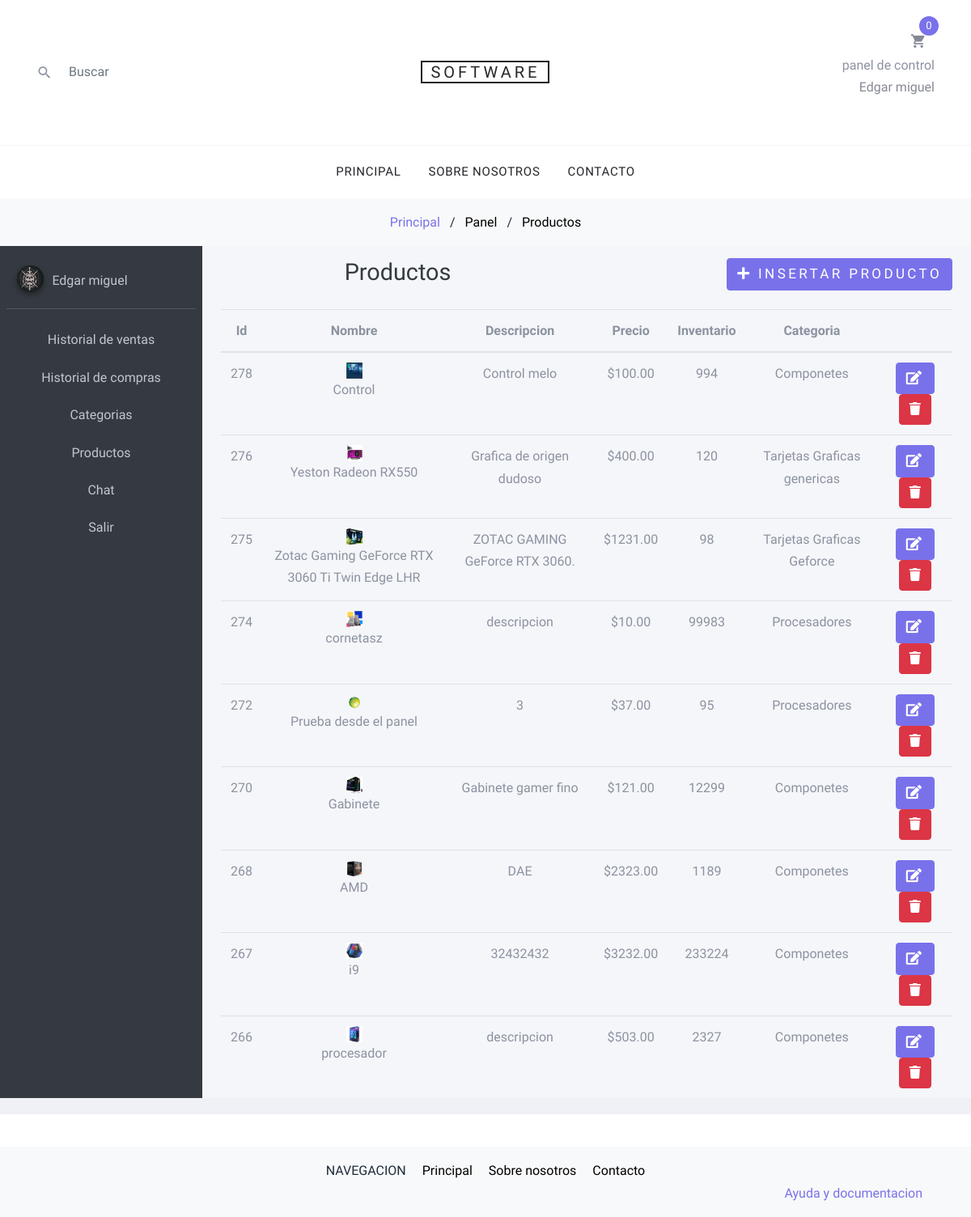
The app's page /productospanel.php (signed in), older data.
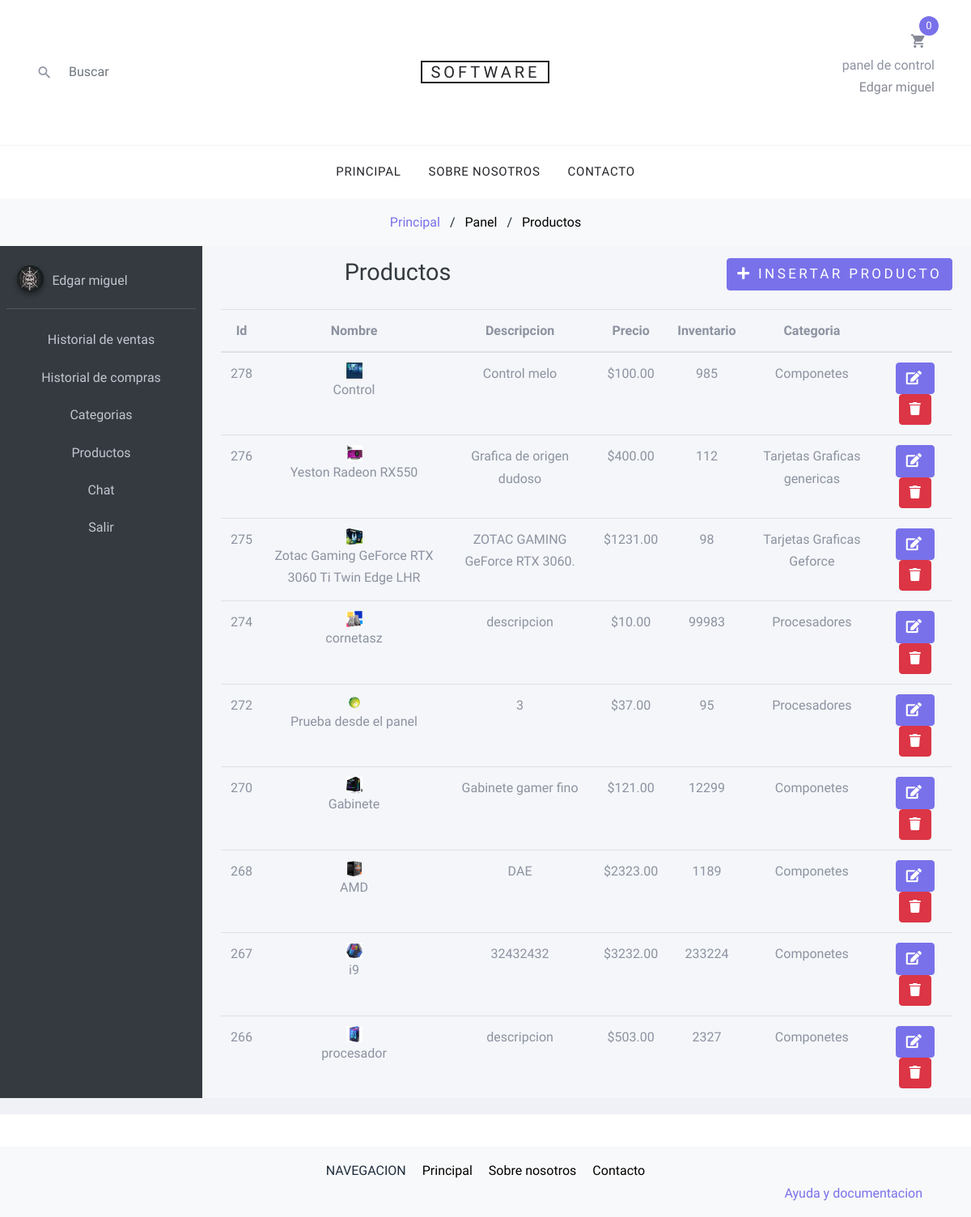
The same page, newer data.
### tables this page shows
CREATE TABLE `productos` (
  `id` int(11) NOT NULL,
  `nombre` varchar(300) NOT NULL,
  `descripcion` text NOT NULL,
  `precio` double NOT NULL,
  `imagen` varchar(200) NOT NULL,
  `inventario` int(11) NOT NULL,
  `id_categoria` int(11) NOT NULL
);

CREATE TABLE `categorias` (
  `id` int(11) NOT NULL,
  `nombre` varchar(100) NOT NULL,
  `descripcion` varchar(400) NOT NULL,
  `imagen` varchar(400) NOT NULL
);

### productospanel.php (the view, shortened to what this page needs)
<?php
  include "./php/conexion.php";
  $arregloUsuario = $_SESSION['datos_login'];
  $resultado = $conexion ->query("
    select productos.*, categorias.nombre as catego  from
    productos
    inner join categorias on productos.id_categoria = categorias.id
    order by id DESC")or die($conexion->error);
?>
<!DOCTYPE html>
<html>
<head>
  <link rel="stylesheet" href="./dashboard/plugins/fontawesome-free/css/all.min.css">
  <link rel="stylesheet" href="./dashboard/dist/css/adminlte.min.css">
    <link rel="stylesheet" href="fonts/icomoon/style.css">
    <link rel="stylesheet" href="css/bootstrap.min.css">
    <link rel="stylesheet" href="css/magnific-popup.css">
    <link rel="stylesheet" href="css/jquery-ui.css">
    <link rel="stylesheet" href="css/owl.carousel.min.css">
    <link rel="stylesheet" href="css/owl.theme.default.min.css">
    <link rel="stylesheet" href="css/aos.css">
    <link rel="stylesheet" href="css/style.css">
 <link rel="stylesheet" href="ccs/estilos.css">
</head>
<body >
<div class="wrapper">
  <?php include "./layouts/header.php";?>
  <div class="bg-light py-3">
      <div class="container">
        <div class="row">
          <div class="col-md-12 mb-0"><a href="index.php">Principal</a> <span class="mx-2 mb-0">/</span>
           <strong class="text-black">Panel</strong>
           <span class="mx-2 mb-0">/</span> <strong class="text-black">Productos</strong></div>
        </div>
      </div>
    </div>
  <div class="wrapper">
  <?php include "./layouts/admin/header.php"; ?>
  <div class="content-wrapper">
    <div class="content-header">
      <div class="container-fluid">
        <div class="row mb-2">
          <div class="col-sm-6">
            <h1 class="m-0 text-dark">Productos</h1>
          </div>
          <div class="col-sm-6 text-right">
             <button type="button" class="btn btn-primary" data-toggle="modal" data-target="#exampleModal">
              <i class="fa fa-plus"></i> Insertar Producto
            </button>
          </div>
        </div>
      </div>
    </div>
    <section class="content">
      <div class="container-fluid">
          <table class="table">
            <thead>
              <tr>
                <th>Id</th>
                <th>Nombre</th>
                <th>Descripcion</th>
                <th>Precio</th>
                <th>Inventario</th>
                <th>Categoria</th>
                <th></th>
              </tr>
            </thead>
            <tbody>
                  <?php
                    while($f = mysqli_fetch_array($resultado)){
                  ?>
                   <tr>
                      <td><?php echo $f['id'];?></td>
                      <td>
                        <img src="./images/<?php echo $f['imagen'];?>" width="20px" height="20px" alt="">
                        <?php echo $f['nombre'];?>
                      </td>
                      <td><?php echo $f['descripcion'];?></td>
                      <td>$<?php echo number_format($f['precio'],2,'.','');?></td>
                      <td><?php echo $f['inventario'];?></td>
                      <td><?php echo $f['catego'];?></td>
                      <td>
                        <button class="btn btn-primary btn-small btnEditar"
                          data-id="<?php echo $f['id']; ?>"
                          data-nombre="<?php echo $f['nombre']; ?>"
                          data-descripcion="<?php echo $f['descripcion']; ?>"
                          data-inventario="<?php echo $f['inventario']; ?>"
                          data-categoria="<?php echo $f['id_categoria']; ?>"
                          data-precio="<?php echo $f['precio']; ?>"
                          data-toggle="modal" data-target="#modalEditar">
                          <i class="fa fa-edit"></i>
                        </button>
                        <button class="btn btn-danger btn-small btnEliminar"
                          data-id="<?php echo $f['id']; ?>"
                          data-toggle="modal" data-target="#modalEliminar">
                          <i class="fa fa-trash"></i>
                        </button>
                      </td>
                    </tr>
                <?php
                   }
                ?>
            </tbody>
          </table>
      </div>
    </section>
  </div>
</div>
<?php include "./layouts/footer.php";?>
</body>
</html>

### layouts/header.php (shortened to what this page needs)
<header class="site-navbar" role="banner">
  <div class="site-navbar-top">
    <div class="container">
      <div class="row align-items-center">
        <div class="col-6 col-md-4 order-2 order-md-1 site-search-icon text-left">
          <form action="./busqueda.php" class="site-block-top-search" method="GET">
            <span class="icon icon-search2"></span>
            <input type="text" class="form-control border-0" placeholder="Buscar" name="texto">
          </form>
        </div>
        <div class="col-12 mb-3 mb-md-0 col-md-4 order-1 order-md-2 text-center">
          <div class="site-logo">
            <a href="index.php" class="js-logo-clone">software</a>
          </div>
        </div>
        <div class="col-6 col-md-4 order-3 order-md-3 text-right">
          <div class="site-top-icons">
            <ul>
              <li>
                <a href="carrito.php" class="site-cart">
                  <span class="icon icon-shopping_cart"></span>
                  <span class="count">
                    <?php
                    if (isset($_SESSION['carrito'])) {
                      echo count($_SESSION['carrito']);
                    } else {
                      echo 0;
                    }
                    ?>
                  </span>
                </a>
              </li>
              <?php
              if (isset($_SESSION['datos_login'])) {
                $arregloUsuario = $_SESSION['datos_login'];
              ?>
                <div class="info">
                  <p> panel de control
                  <a href="panel.php" color="#7971ea" class="mb-0 d-block"><?php echo $arregloUsuario['nombre']; ?></a>
                  </p>
                </div>
              <?php } else {?>
              <li><a href="inicio.php"><input type="submit" class="btn btn-outline-primary btn-sm btn-bloc" value="Iniciar sesion"></a></li>
              <li><a href="registro.php"><input type="submit" class="btn btn-sm btn-primary" value="Registrarse"></a></li>
              <?php } ?>
            </ul>
          </div>
        </div>
        <div class="col-6 col-md-4 order-3 order-md-3 text-right">
        </div>
      </div>
    </div>
  </div>
  <nav class="site-navigation text-right text-md-center" role="navigation">
    <div class="container">
      <ul class="site-menu js-clone-nav d-none d-md-block">
        <li>
          <a href="index.php">Principal</a>
        </li>
        <li>
          <a href="sobrenosotros.php">Sobre nosotros</a>
        </li>
        <li><a href="contacto.php">Contacto</a></li>
      </ul>
    </div>
  </nav>
</header>

### layouts/admin/header.php (shortened to what this page needs)
<aside class="main-sidebar sidebar-dark-primary ">
      <div class="sidebar">
        <nav class="mt-2">
          <ul class="nav nav-pills nav-sidebar flex-column" data-widget="treeview" role="menu" data-accordion="false">
            <div class="user-panel mt-3 pb-3 mb-3 d-flex">
              <div class="image">
                <img href="./panel.php" src="./images/users/<?php echo $arregloUsuario['imagen']; ?>" class="img-circle elevation-2" alt="<?php echo $arregloUsuario['nombre']; ?>">
              </div>
              <div class="info">
                <a href="./panel.php" class="d-block"><?php echo $arregloUsuario['nombre']; ?></a>
              </div>
            </div>
            <?php
            if ($arregloUsuario['nivel'] == 'admin') {
            ?>
              <li class="nav-item">
                <a href="./pedidos.php" class="nav-link">
                  <p>
                    Historial de ventas
                  </p>
                </a>
              </li>
              <li class="nav-item">
                <a href="./compras.php" class="nav-link">
                  <p>
                    Historial de compras
                  </p>
                </a>
              </li>
              <li class="nav-item">
                <a href="./categoriaspanel.php" class="nav-link">
                  <p>
                    Categorias
                  </p>
                </a>
              </li>
              <li class="nav-item">
                <a href="./productospanel.php" class="nav-link">
                  <p>
                    Productos
                  </p>
                </a>
              </li>
              <li class="nav-item">
                <a href="./mensajes.php" class="nav-link">
                  <p>
                    Chat
                  </p>
                </a>
              </li>
            <?php } ?>
            <li class="nav-item">
              <a href="./php/cerrar_sesion.php" class="nav-link">
                <p>
                  Salir
                </p>
              </a>
            </li>
          </ul>
        </nav>
      </div>
    </aside>

### layouts/footer.php (shortened to what this page needs)
<footer>
     <div class="bg-light py-3">
   <div class="container">
     <div class="row">
     <div class="col-md-12 mb-0"><a >NAVEGACION<span class="mx-2 mb-0"></span>
        <strong ><a class="text-black" href="index.php">Principal</a></strong>
        <strong ><a class="text-black" href="sobrenosotros.php">Sobre nosotros</a></strong>
        <strong ><a class="text-black" href="contacto.php">Contacto</a></strong>
        <div class="container text-right">
         <strong ><a href="index.php">Ayuda y documentacion</a></strong>
       </div>
     </div>
     </div>
   </div>
   </div>
 </footer>

### css/style.css (style rules this page uses)
ul { list-style: none; margin: 0; padding: 0; }
footer { background-color: #fff; padding-top: 40px; margin-top: 20px; }
body { line-height: 1.7; color: #8c92a0; font-weight: 300; font-size: 16px; }
a { -webkit-transition: .3s all ease; -o-transition: .3s all ease; transition: .3s all ease; }
.text-black { color: #000; }
.btn { text-transform: uppercase; position: relative; -webkit-transition: 0.2s all ease-in-out !important; -o-transition: 0.2s all ease-in-out !important; transition: 0.2s all ease-in-out !important; top: 0; letter-spacing: .05em; }
.btn.btn-primary { font-size: 17px; font-weight: 300; letter-spacing: .2em; }
.form-control { height: 43px; }
.site-navbar { background: #fff; margin-bottom: 0px; z-index: 1999; position: relative; }
.site-navbar .site-navbar-top { border-bottom: 1px solid #f3f3f4; padding-top: 20px; padding-bottom: 20px; margin-bottom: 0px; }
@media (min-width: 768px) { .site-navbar .site-navbar-top { padding-top: 40px; padding-bottom: 40px; } }
.site-navbar .site-logo a { text-transform: uppercase; color: #25262a; letter-spacing: .2em; font-size: 20px; padding-left: 10px; padding-right: 10px; border: 2px solid #25262a; }
.site-navbar a { color: #868995; }
.site-navbar .icon { font-size: 20px; }
.site-navbar .site-top-icons ul, .site-navbar .site-top-icons ul li { padding: 0; margin: 0; list-style: none; }
.site-navbar .site-top-icons ul li { display: inline-block; }
.site-navbar .site-top-icons ul li a { margin-right: 10px; }
.site-navbar .site-top-icons ul li a.site-cart { display: block; position: relative; }
.site-navbar .site-top-icons ul li a.site-cart .count { position: absolute; top: 0; right: 0; margin-right: -15px; margin-top: -20px; font-size: 13px; width: 24px; height: 24px; line-height: 24px; border-radius: 50%; display: block; text-align: center; background: #7971ea; color: #fff; -webkit-transition: .2s all ease-in-out; -o-transition: .2s all ease-in-out; transition: .2s all ease-in-out; }
.site-navbar .site-navigation .site-menu { margin-bottom: 0; }
.site-navbar .site-navigation .site-menu a { text-decoration: none !important; font-size: 15px; display: inline-block; }
.site-navbar .site-navigation .site-menu > li { display: inline-block; padding: 10px 5px; }
.site-navbar .site-navigation .site-menu > li > a { padding: 10px 10px; text-transform: uppercase; letter-spacing: .05em; color: #25262a; font-size: 15px; text-decoration: none !important; }
.site-block-top-search { position: relative; }
.site-block-top-search .icon { position: absolute; left: 0; top: 50%; -webkit-transform: translateY(-50%); -ms-transform: translateY(-50%); transform: translateY(-50%); }
.site-block-top-search input { padding-left: 40px; -webkit-transition: .3s all ease-in-out; -o-transition: .3s all ease-in-out; transition: .3s all ease-in-out; }

### css/estilos.css (style rules this page uses)
* { padding: 0; margin: 0; }

Row changes from the older to the newer data that the page shows:
changed productos "Control": inventario "994" → "985"
changed productos "Yeston Radeon RX550": inventario "120" → "112"
